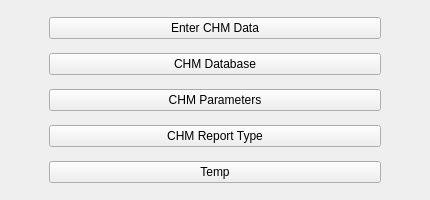
             <widget class="QWidget" name="gcmsMenuPage">
              <property name="styleSheet">
               <string notr="true"/>
              </property>
              <layout class="QVBoxLayout" name="verticalLayout_20">
               <property name="spacing">
                <number>-1</number>
               </property>
               <property name="leftMargin">
                <number>0</number>
               </property>
               <property name="topMargin">
                <number>0</number>
               </property>
               <property name="rightMargin">
                <number>0</number>
               </property>
               <property name="bottomMargin">
                <number>0</number>
               </property>
               <item>
                <widget class="QWidget" name="gcmsMenuBody" native="true">
                 <property name="styleSheet">
                  <string notr="true"/>
                 </property>
                 <layout class="QHBoxLayout" name="horizontalLayout_17">
                  <property name="spacing">
                   <number>-1</number>
                  </property>
                  <property name="leftMargin">
                   <number>0</number>
                  </property>
                  <property name="topMargin">
                   <number>0</number>
                  </property>
                  <property name="rightMargin">
                   <number>0</number>
                  </property>
                  <property name="bottomMargin">
                   <number>0</number>
                  </property>
                  <item>
                   <spacer name="horizontalSpacer_10">
                    <property name="orientation">
                     <enum>Qt::Horizontal</enum>
                    </property>
                    <property name="sizeHint" stdset="0">
                     <size>
                      <width>40</width>
                      <height>20</height>
                     </size>
                    </property>
                   </spacer>
                  </item>
                  <item alignment="Qt::AlignVCenter">
                   <widget class="QWidget" name="chmMenuWidget" native="true">
                    <property name="minimumSize">
                     <size>
                      <width>350</width>
                      <height>200</height>
                     </size>
                    </property>
                    <property name="maximumSize">
                     <size>
                      <width>350</width>
                      <height>250</height>
                     </size>
                    </property>
                    <property name="styleSheet">
                     <string notr="true"/>
                    </property>
                    <layout class="QVBoxLayout" name="verticalLayout_21" stretch="0,0,0,0,0">
                     <property name="spacing">
                      <number>-1</number>
                     </property>
                     <property name="sizeConstraint">
                      <enum>QLayout::SetDefaultConstraint</enum>
                     </property>
                     <item>
                      <widget class="QPushButton" name="gcmsEnterTestsBtn">
                       <property name="minimumSize">
                        <size>
                         <width>222</width>
                         <height>0</height>
                        </size>
                       </property>
                       <property name="text">
                        <string>Enter CHM Data</string>
                       </property>
                      </widget>
                     </item>
                     <item>
                      <widget class="QPushButton" name="gcmsViewDatabase">
                       <property name="minimumSize">
                        <size>
                         <width>222</width>
                         <height>0</height>
                        </size>
                       </property>
                       <property name="text">
                        <string>CHM Database</string>
                       </property>
                      </widget>
                     </item>
                     <item>
                      <widget class="QPushButton" name="gcmsDefineTestBtn">
                       <property name="minimumSize">
                        <size>
                         <width>222</width>
                         <height>0</height>
                        </size>
                       </property>
                       <property name="text">
                        <string>CHM Parameters</string>
                       </property>
                      </widget>
                     </item>
                     <item>
                      <widget class="QPushButton" name="gcmsReportTypeBtn">
                       <property name="minimumSize">
                        <size>
                         <width>222</width>
                         <height>0</height>
                        </size>
                       </property>
                       <property name="text">
                        <string>CHM Report Type</string>
                       </property>
                      </widget>
                     </item>
                     <item>
                      <widget class="QPushButton" name="chemTempBtn">
                       <property name="text">
                        <string>Temp</string>
                       </property>
                      </widget>
                     </item>
                    </layout>
                   </widget>
                  </item>
                  <item>
                   <spacer name="horizontalSpacer_11">
                    <property name="orientation">
                     <enum>Qt::Horizontal</enum>
                    </property>
                    <property name="sizeHint" stdset="0">
                     <size>
                      <width>40</width>
                      <height>20</height>
                     </size>
                    </property>
                   </spacer>
                  </item>
                 </layout>
                </widget>
               </item>
              </layout>
             </widget>
